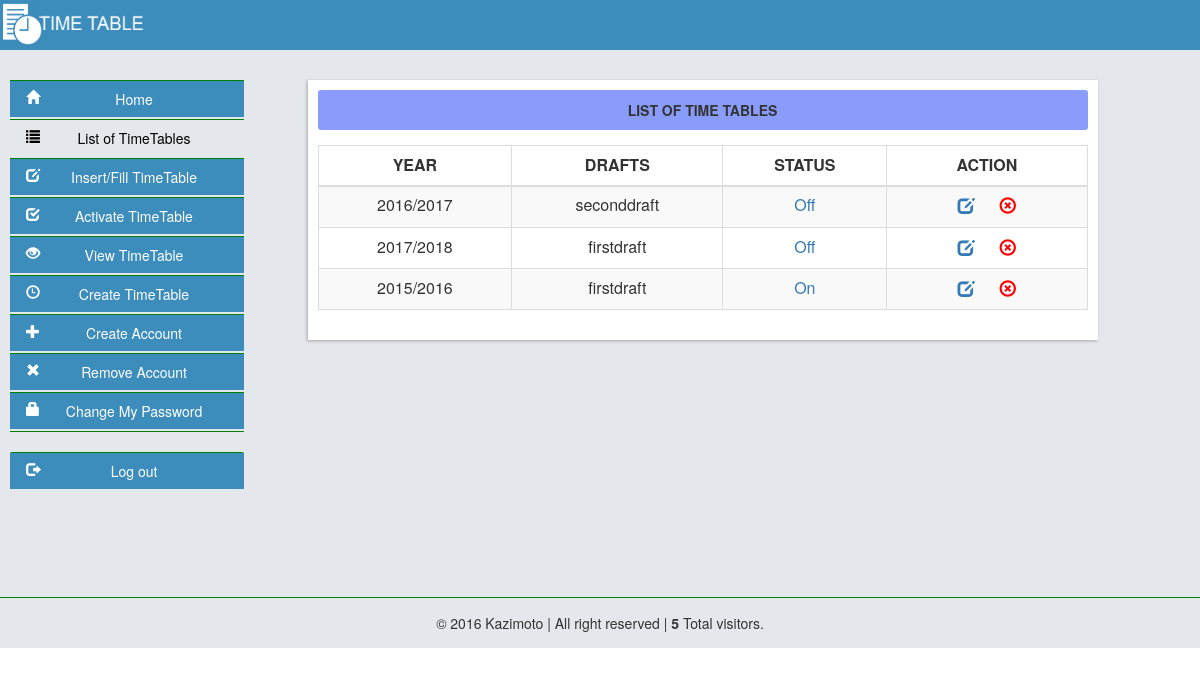
The app's page /pages/listoftimetable.php (signed in) with its own data.
### tables this page shows
CREATE TABLE IF NOT EXISTS `name_of_timetable` (
`id` int(11) NOT NULL,
  `year_of_timetable` varchar(30) NOT NULL,
  `drafts` varchar(30) NOT NULL,
  `status` int(1) NOT NULL
);

### phpFunction/getdatafromdb.php (the view, shortened to what this page needs)
            <?php
function getListOfTimeTable() {
    $sql = "SELECT * FROM `name_of_timetable`ORDER BY id DESC";
    $link = $GLOBALS['link'];
    $executed = mysqli_query($link, $sql);
    if ($executed) {
        while ($row = mysqli_fetch_array($executed)) {
            ?>
            <tr>
                <td><?php echo $row['year_of_timetable']; ?> </td>
                <td ><?php echo $row['drafts']; ?></td>
                <td>
                    <a href="../pages/statusTB.php?year_of_timetable=<?php echo $row['year_of_timetable'] . "&drafts=" . $row['drafts'] . ""; ?>" ><?php echo $row['status'] == '1' ? 'On' : 'Off'; ?></a>
                </td>
                <td>
                    <a href="#./edit_timetable.php?year_of_timetable=<?php echo $row['year_of_timetable'] . "&drafts=" . $row['drafts'] . ""; ?>" title="Edit this draft" class="edit" >
                        <i class=" glyphicon glyphicon-edit"></i>
                    </a>
                    <a title="Delete this Time table" style=" color: red;" class="edit" onclick="return confirm('Please confirm deletion')" href="../pages/deleteTB.php?year_of_timetable=<?php echo $row['year_of_timetable'] . "&drafts=" . $row['drafts'] . ""; ?>">
                        <i class="glyphicon glyphicon-remove-circle"></i>
                    </a>
                </td>
            </tr>
            <?php
        }
    }
}
function get_visitors() {
    $link = $GLOBALS['link'];
    $sql = "SELECT count(visitor_token) as total_visitor FROM `visitors`";
    if($result = mysqli_query($link, $sql));
    if ($result) {
        $row = mysqli_fetch_array($result);
        return $row['total_visitor'];
    }
}

### pages/listoftimetable.php (shortened to what this page needs)
<?php
include '../phpFunction/getdatafromdb.php';
?>
<html>
    <?php
    include '../templates/head_tag.php';
    ?>
    <body>
        <?php
        include '../templates/header.php';
        ?>
        <article>
            <div class="row">
                <div class="col-md-3">
                    <?php
                   $list_TT = 'active';
                    include '../templates/main_nav.php'; ?>
                </div>
                <div class="col-md-8">
                    <div class="bg-white">
                        <center>  <div class="timetable-head"><b>LIST OF TIME TABLES</b></div>
                        <table class="table table-responsive table-bordered table-striped table-hover text-center">
                            <thead>
                                <tr>
                                    <th>YEAR</th> <th >DRAFTS</th><th >STATUS</th><th>ACTION</th>
                            </thead>
                            <tbody>
                            <?php
                            getListOfTimeTable();
                            ?>
                            </tbody>
                        </table>
                         </center>
                </div>
                </div>
            </div>
                </article>
 <?php
 include '../templates/footer.php';

### templates/head_tag.php (shortened to what this page needs)
<head>
        <link href="../css/bootstrap.min.css" rel="stylesheet" type="text/css"/>
        <link href="../css/style.css" rel="stylesheet" type="text/css"/>
    </head>

### templates/header.php
<header>
     <a href="index.php">
    <img src="../img/log-header2.png" alt="TimeTable" height="45"/>
     </a>
</header>

### templates/main_nav.php
<nav>
    <ul>
        <li>
            <a href="./setting.php" class="<?php echo isset($home)?$home:NULL;?>">
                <i class=" glyphicon glyphicon-home"></i>
                Home
            </a>
        </li>
        <li>
            <a href="./listoftimetable.php" class="<?php echo isset($list_TT)?$list_TT:NULL;?>">
                <i class=" glyphicon glyphicon-list"></i>
                List of TimeTables
            </a>
        </li>
        <li>
            <a href="./selectCourseToenter.php" class="<?php echo isset($insert_TT)?$insert_TT:NULL;?>">
                <i class=" glyphicon glyphicon-edit"></i>
                Insert/Fill TimeTable
            </a>
        </li>
        <li>
            <a href="./show_hide.php" class="<?php echo isset($active_TT)?$active_TT:NULL;?>">
                <i class=" glyphicon glyphicon-check "></i>
                Activate TimeTable
            </a>
        </li>
        <li>
            <a href="../index.php"  class="<?php echo isset($view_TT)?$view_TT:NULL;?>">
                <i class=" glyphicon glyphicon-eye-open"></i>
                View TimeTable
            </a>
        </li>
        <li>
            <a href="./create_timetable.php" class="<?php echo isset($cre_Timetable)?$cre_Timetable:NULL;?>">
                <i class=" glyphicon glyphicon-time"></i>
                Create TimeTable
            </a>
        </li>
        <li>
            <a href="./create_account.php" class="<?php echo isset($cre_account)?$cre_account:NULL;?>">
                <i class=" glyphicon glyphicon-plus"></i>
                Create Account
            </a>
        </li>
        <li>
            <a href="remove_account.php" class="<?php echo isset($rem_account)?$rem_account:NULL;?>">
                <i class=" glyphicon glyphicon-remove"></i>
                Remove Account
            </a>
        </li>
        <li>
            <a href="change_my_pasword.php" class="<?php echo isset($change_pass)?$change_pass:NULL;?>">
                <i class=" glyphicon glyphicon-lock"></i>
                Change My Password
            </a>
        </li>
        <li>
            <a href="../logout.php">
                <i class=" glyphicon glyphicon-log-out"></i>
                Log out
            </a>
        </li>
    </ul>
</nav>

### templates/footer.php
   <footer >
       <div id="copyright">&copy; 2016 Kazimoto | All right reserved | <b><?php echo number_format(get_visitors());?></b> Total visitors.</div>
            </footer>
    </body>
</html>

### css/style.css (style rules this page uses)
* { padding: 0; margin: 0; }
header { color: white; width: 100%; height: 50px; background: #3C8DBC; }
article { padding-top: 30px; width: 100%; min-height: 548px; background: #E4E7EC; border-bottom: solid #008000 1px; overflow: hidden; }
footer { padding-top: 15px; height: 50px; text-align: center; background: #E4E7EC; }
.timetable-head { background: #899cfb; border-radius: 3px; margin-bottom: 15px; padding: 10px; text-align: center; font-weight: bold; }
nav ul { margin-left: 10px; list-style-type: none; width: 234px; }
nav ul li { text-align: center; border-bottom: 0.5px solid #008000; }
nav ul li:first-child { border-top: 0.5px solid #008000; }
nav ul li:last-child { background: #C0C0C0; border-top: 1px solid #008000; border-bottom: none; margin-top: 20px; border-radius: 2px; }
nav ul li a { display: block; color: white; padding: 8px 16px; text-decoration: none; background: #3C8DBC; margin-bottom: 2px; }
nav ul li a.active { color: black; background: none; }
nav ul li i { float: left; }
.bg-white { box-shadow: -1px 1px 3px #a7a7a7; padding: 10px; background: white; }
.bg-white th { text-align: center; }
.edit { padding: 0 10px 0px 10px; font-size: 17px; }

### records on screen
name_of_timetable: year_of_timetable "2016/2017", drafts "seconddraft", status "Off"
name_of_timetable: year_of_timetable "2017/2018", drafts "firstdraft", status "Off"
name_of_timetable: year_of_timetable "2015/2016", drafts "firstdraft", status "On"

### other values on screen
get_visitors() "5"
